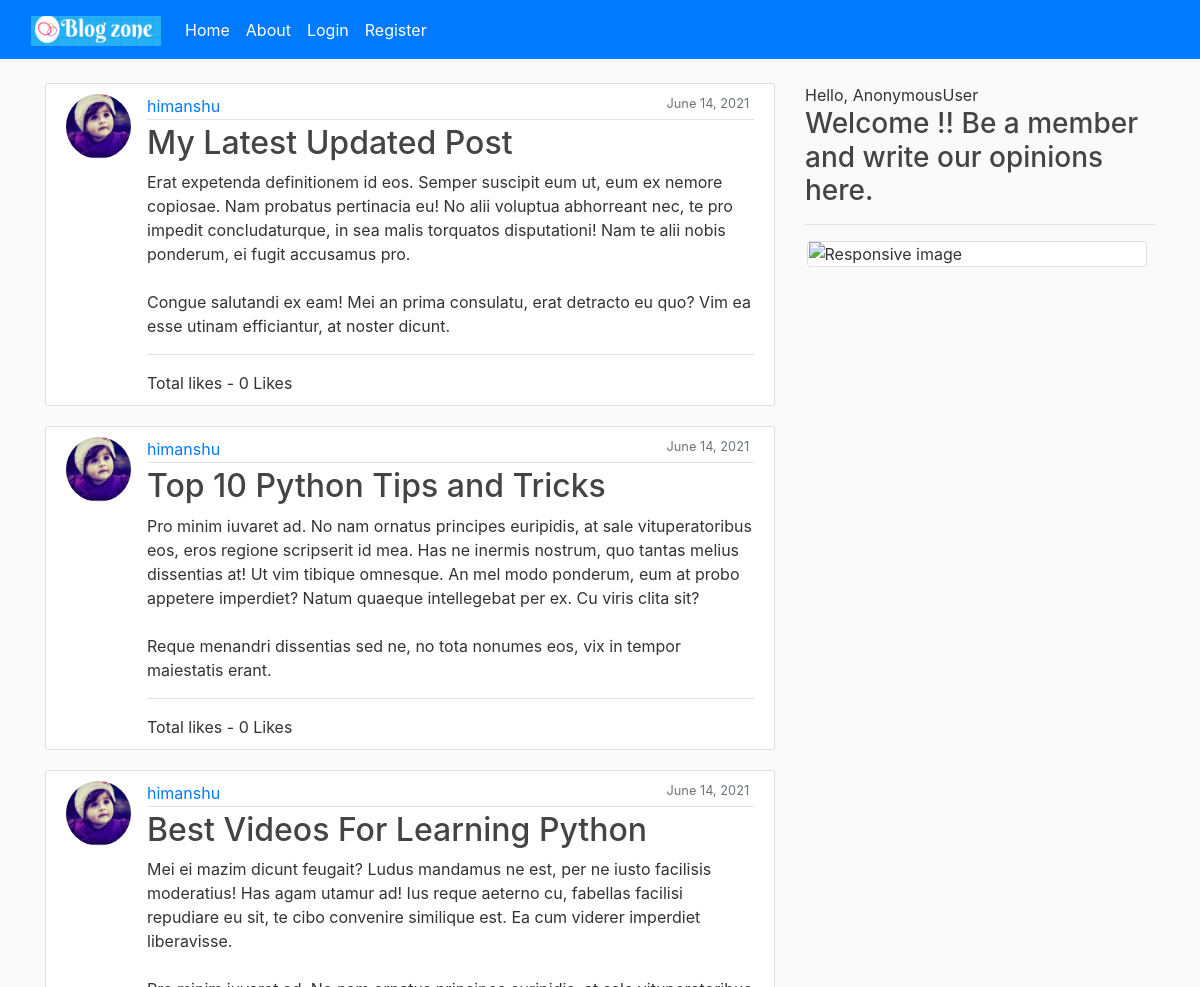
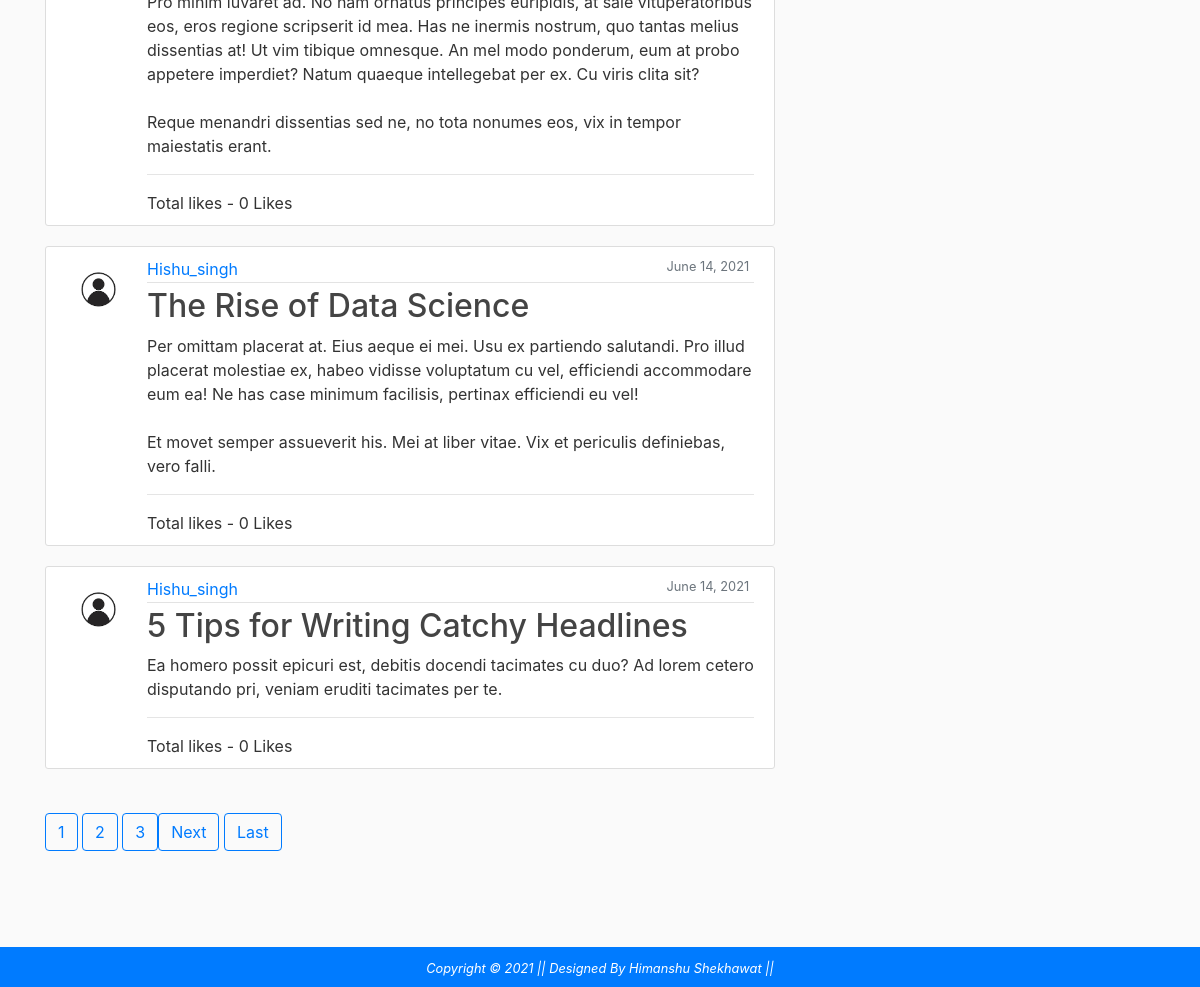
The page / on the database its author committed (2 pictures, top to bottom).
### blog/models.py (models this page shows, shortened)
class Post(models.Model):
	title = models.CharField(max_length=100)
	content = models.TextField()
	date_created = models.DateTimeField(default=timezone.now)
	author = models.ForeignKey(User, on_delete=models.CASCADE)
	likes = models.ManyToManyField(User, related_name='likes',blank=True)
	def total_likes(self):
		return self.likes.count()

### users/models.py (models this page shows, shortened)
class Profile(models.Model):
	user = models.OneToOneField(User, on_delete =models.CASCADE)
	image =models.ImageField(default='default.jpg', upload_to='profile_pics')

### blog/views.py (the view)
# urls.py: path('', PostListView.as_view(), name='blog-home'),
class PostListView(ListView):
    model = Post
    template_name = 'blog/home.html'
    context_object_name = 'posts'
    ordering = ['-date_created']
    paginate_by = 5

### blog/templates/blog/home.html (shortened to what this page needs)
{% extends 'blog/base.html' %}
{% load static %}
{% block content %}
 {% for post in posts %}
        <article class="media content-section">
          <img class="rounded-circle article-img" src="{{ post.author.profile.image.url }}">
          <div class="media-body">
            <div class="article-metadata">
              <a class="mr-2" href="{% url 'user-posts' post.author.username %}">{{ post.author }}</a>
              <small class="text-muted" style="margin-right: 0.3rem; display:block; float: right;">{{ post.date_created | date:"F d, Y" }}</small>
            </div>
            <h2><a class="article-title" href="{% url 'post-detail' post.pk %}">{{ post.title }}</a></h2>
            <p class="article-content">{{ post.content }}</p>
            <hr>
            Total likes - {{ post.total_likes }} Like{{ post.total_likes|pluralize  }}
          </div>
        </article>
 {% endfor %}
 <br>
 <div class="pagination" style="box-sizing: border-box;">
     {% if is_paginated %}
    <div>
     {% for num in page_obj.paginator.page_range %}
       {% if page_obj.number == num %}
         <span><a class="btn btn-outline-primary mb-" href="?page={{ num }}">{{ num }}</a></span>
       {% elif num > page_obj.number|add:'-3' and num < page_obj.number|add:'3' %}
          <span><a class="btn btn-outline-primary mb-" href="?page={{ num }}">{{ num }}</a></span>
       {% endif %}
     {% endfor %}
    </div>
    <span>
     {% if page_obj.has_next %}
          <a class="btn btn-outline-primary mb-" href="?page={{ page_obj.next_page_number }}">Next</a>
          <a class="btn btn-outline-primary mb-" href="?page={{ page_obj.paginator.num_pages }}">Last</a>
     {% endif %}
    </span>
   {% endif %}
 </div>
 <br>
 <br>
{% endblock content %}

### blog/templates/blog/base.html (shortened to what this page needs)
{% load static %}
<!doctype html>
<html lang="en">
  <head>
    <link rel="stylesheet" href="https://maxcdn.bootstrapcdn.com/bootstrap/4.0.0/css/bootstrap.min.css">
    <link rel="stylesheet" href="https://cdn.jsdelivr.net/npm/bootstrap-icons@1.5.0/font/bootstrap-icons.css">
    <link rel="stylesheet" type="text/css" href="{% static '/css/main.css' %}">
  </head>
  <body>
    {% include "blog/nav.html" %}
    <br>
    <main role="main" class="container">
      <div class="row">
        <div class="col-md-8">
             {% block content %}{% endblock content %}
        </div>
        <div class="col-md-4">
          <span class="text-capitalize">Hello, {{request.user}}</span>
          {% if user.is_authenticated %}
          <h3 class="font-monospace">Welcome !! write your opinion here.</h3>
          {% else %}
          <h3 class="font-monospace">Welcome !! Be a member and write our opinions here.</h3>
          {% endif %}
          <hr>
          <div class="card">
              <img class="image-fluid"  width="100%" max-height="100px" src="https://source.unsplash.com/random" alt="Responsive image">
          </div>
        </div>
      </div>
    </main>
    <footer class="container-fluid bg-primary text-center p-2 mt-5">
        <small class="text-white"><i>Copyright &copy; 2021 || Designed By Himanshu Shekhawat || </i></small>
    </footer>
  </body>
</html>

### blog/templates/blog/nav.html (shortened to what this page needs)
{% load static %}
<nav class="navbar navbar-expand-lg navbar-dark bg-primary">
 <div class="container-fluid">
     <a class="navbar-brand" href="{% url 'blog-home' %}">
      <img src="{% static 'images/logo.png' %}" alt="" width="130" height="30" class="d-inline-block align-text-top">
    </a>
    <div class="collapse navbar-collapse" id="navbarNavAltMarkup">
      <div class="navbar-nav">
        <a class="nav-item nav-link active" href="{% url 'blog-home' %}">Home <span class="sr-only">(current)</span></a>
        <a class="nav-item nav-link active" href="{% url 'blog-about' %}">About</a>
        {% if user.is_authenticated %}
        <a class="nav-item nav-link active" href="{% url 'post-create' %}">New Post</a>
        <a class="nav-item nav-link active" href="{% url 'profile' %}">Profile</a>
        <a class="nav-item nav-link active" href="{% url 'logout' %}">Logout</a>
        {% else %}
        <a class="nav-item nav-link active" href="{% url 'login' %}">Login</a>
        <a class="nav-item nav-link active" href="{% url 'register' %}">Register</a>
        {% endif %}
      </div>
    </div>
  </div>
</nav>

### static/css/main.css (style rules this page uses)
body { background: #fafafa; color: #333333; margin-top: 0rem; }
h1, h2, h3, h4, h5, h6 { color: #444444; }
.content-section { background: #ffffff; padding: 10px 20px; border: 1px solid #dddddd; border-radius: 3px; margin-bottom: 20px; }
.article-title { color: #444444; }
.article-content { white-space: pre-line; }
.article-img { height: 65px; width: 65px; margin-right: 16px; }
.article-metadata { padding-bottom: 1px; margin-bottom: 4px; border-bottom: 1px solid #e3e3e3 }
.image-fluid { box-sizing: border-box; object-fit: cover; max-height: 225px; margin-right: 1px; margin-left: 0.5px; }
.card { max-height: 220px; max-width: 340px; margin-right: 3px; margin-left: 2px; }

### rows shown on the page
Post: author.profile.image (picture), author "himanshu", date_created "June 14, 2021", title "My Latest Updated Post", content "Erat expetenda definitionem id eos. Semper suscipit eum ut, eum ex nemore copiosae. Nam probatus pertinacia eu! No alii voluptua abhorreant nec, te pro impedit concludaturque, in sea malis torquatos disputationi! Nam te alii nobis ponderum, ei fugit accusamus pro. Congue salutandi ex eam! Mei an prima consulatu, erat detracto eu quo? Vim ea esse utinam efficiantur, at noster dicunt.", total_likes "0"
Post: author.profile.image (picture), author "himanshu", date_created "June 14, 2021", title "Top 10 Python Tips and Tricks", content "Pro minim iuvaret ad. No nam ornatus principes euripidis, at sale vituperatoribus eos, eros regione scripserit id mea. Has ne inermis nostrum, quo tantas melius dissentias at! Ut vim tibique omnesque. An mel modo ponderum, eum at probo appetere imperdiet? Natum quaeque intellegebat per ex. Cu viris clita sit? Reque menandri dissentias sed ne, no tota nonumes eos, vix in tempor maiestatis erant.", total_likes "0"
Post: author.profile.image (picture), author "himanshu", date_created "June 14, 2021", title "Best Videos For Learning Python", content "Mei ei mazim dicunt feugait? Ludus mandamus ne est, per ne iusto facilisis moderatius! Has agam utamur ad! Ius reque aeterno cu, fabellas facilisi repudiare eu sit, te cibo convenire similique est. Ea cum viderer imperdiet liberavisse. Pro minim iuvaret ad. No nam ornatus principes euripidis, at sale vituperatoribus eos, eros regione scripserit id mea. Has ne inermis nostrum, quo tantas melius dissentias at! Ut vim tibique omnesque. An mel modo ponderum, eum at probo appetere imperdiet? Natum quaeque intellegebat per ex. Cu viris clita sit? Reque menandri dissentias sed ne, no tota nonumes eos, vix in tempor maiestatis erant.", total_likes "0"
Post: author.profile.image (placeholder picture), author "Hishu_singh", date_created "June 14, 2021", title "The Rise of Data Science", content "Per omittam placerat at. Eius aeque ei mei. Usu ex partiendo salutandi. Pro illud placerat molestiae ex, habeo vidisse voluptatum cu vel, efficiendi accommodare eum ea! Ne has case minimum facilisis, pertinax efficiendi eu vel! Et movet semper assueverit his. Mei at liber vitae. Vix et periculis definiebas, vero falli.", total_likes "0"
Post: author.profile.image (placeholder picture), author "Hishu_singh", date_created "June 14, 2021", title "5 Tips for Writing Catchy Headlines", content "Ea homero possit epicuri est, debitis docendi tacimates cu duo? Ad lorem cetero disputando pri, veniam eruditi tacimates per te.", total_likes "0"

### other values the page prints
{{ num }} "1"
{{ num }} "2" "3"
{{ request.user }} "AnonymousUser"
